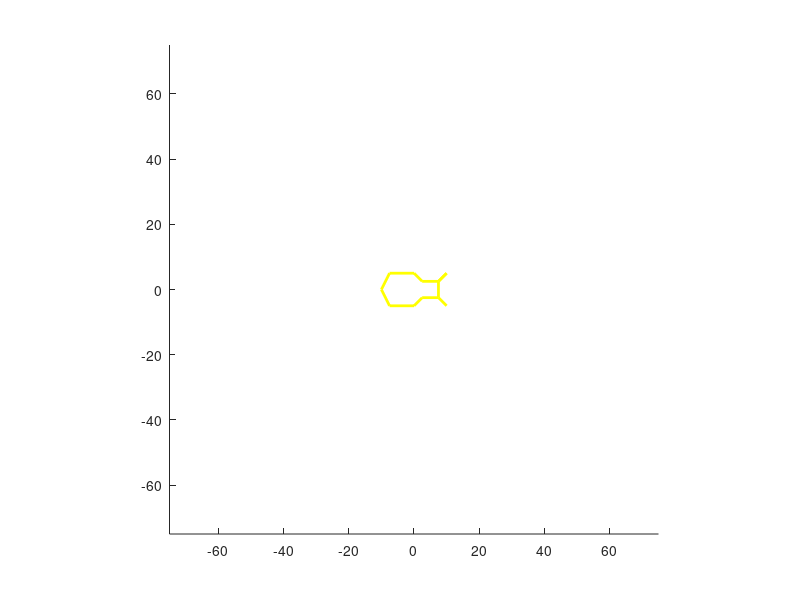

Write MATLAB code to recreate this figure. (Note: this script raises an error after producing the figure.)
function movebug7
clear
clf
close all

global new_verts fverts
x=0;
y=0;

arena_size=75; %bigger arena makes things more interesting.
draw_robot() % show robot for the first time (no arguments)
axis([-arena_size arena_size -arena_size arena_size]);  % create dummy arena
set(gca,'color','k');
axis square
set(gca,'Visible','on');

t = 0;
DT=.1;
tstop = 200;
tvec = t:DT:tstop;

tgt = [150*rand(1,2)-[75. 75.]]; %food target location

%Make Food
f_center = tgt;
f_width = 5;
food = rectangle('Position',[f_center(1)-f_width(1)/2,f_center(2)-f_width(1)/2,f_width(1),f_width(1)],'Curvature',[0.5,0.5],'EdgeColor','w');
set(food,'Position',[f_center(1)-f_width(1)/2,f_center(2)-f_width(1)/2,f_width(1),f_width(1)],'Curvature',[0.5,0.5]);

heading_angle=0;



xR = 10;   % Identify the X and Y coordinate of the R and L sensor from the
          % robot description
yR = -5;
xL = 10;
yL = 5;

% Compute the magnitude of the sensor info
%    
l = 700; % nm; test
colorAll = color_sense(l); % single sensor; senses one value 
colorAll 

sensorL = sqrt((xL - f_center(1)).^2 + (yL - f_center(2)).^2);
sensorR = sqrt((xR - f_center(1)).^2 + (yR - f_center(2)).^2);
draw_robot(x,y, heading_angle);

for k=1:length(tvec) 
    
    [motorL, motorR] = brain(sensorL, sensorR, colorAll);

    vel_left = motorL / 10;   % relate the left and right velocities to motor
                                % outputs
    vel_right = motorR / 10;
    
    heading_angle = heading_angle + atan(((vel_right - vel_left)) / 10); % update heading angle and x,y location of robot
    
    x = x + (vel_left + vel_right)./2 * DT * cos(heading_angle); %change x direction
    y = y + (vel_left + vel_right)./2 * DT * sin(heading_angle); %change y direction

% Compute the magnitude of the sensor info 
    sensorL = sqrt((xL - f_center(1)).^2 + (yL - f_center(2)).^2);
    sensorR = sqrt((xR - f_center(1)).^2 + (yR - f_center(2)).^2);

    if x>arena_size % have arena wrap on itself
        x=-arena_size;
    end
    if y>arena_size
        y=-arena_size;
    end
    if x<-arena_size
        x=arena_size;
    end
    if y<-arena_size
        y=arena_size;
    end
 
    % heading_angle = pi/2;
    draw_robot(x,y, heading_angle);
    drawnow
    
    xR = new_verts(1);   % Identify the X and Y coordinate of the R and L sensor from the
    %         robot description
    yR = new_verts(14);
    xL = new_verts(11);
    yL = new_verts(24);
    
    DL = sqrt((x - f_center(1)).^2 + (y - f_center(2)).^2);
    
    if DL < 10
        tgt = [150*rand(1,2)-[75. 75.]];
        f_center = tgt;
        set(food,'Position',[f_center(1)-f_width(1)/2,f_center(2)-f_width(1)/2,f_width(1),f_width(1)],'Curvature',[0.5,0.5]);
    end
end



function draw_robot(x,y,heading_angle)
persistent nverts npts verts linewidth color hrobot
global new_verts fverts 

%persistent variables are local to the function but kept in memory for the
%next function call


if(nargin < 3)
    % initialize
    [verts linewidth color] = robot_coords;
    fverts=verts;
    nverts = size(verts,1);
    npts = size(verts, 2);
    figure(1);
    hold on;
    % Show the robot's current location
    for i=1:nverts
        hrobot(i) = plot(verts(i,1:(npts/2)), verts(i,(npts/2+1):npts),'color',color(i,:),'linewidth',linewidth(i));
    end
    
else
    % redraw the robot in the new configuration
    tmp_verts = verts;
    
    % adjust heading - rotate the entire robot
    cosa = cos(heading_angle);
    sina = sin(heading_angle);
    new_verts(:,1:(npts/2)) =  x + cosa * tmp_verts(:,1:(npts/2)) - sina * tmp_verts(:,(npts/2+1):npts);
    new_verts(:,(npts/2+1):npts) =  y + sina * tmp_verts(:,1:(npts/2)) + cosa * tmp_verts(:,(npts/2+1):npts);
    
    figure(1);
    hold on
    for i=1:nverts
        set(hrobot(i),'xdata',new_verts(i,1:(npts/2)),'ydata',new_verts(i,(npts/2+1):npts));
    end
    

   
end
%--------------------------------------------------------------------------
% end of draw_robot
%--------------------------------------------------------------------------

%--------------------------------------------------------------------------
% robot_coords
%--------------------------------------------------------------------------
function [verts, width, color] = robot_coords

height=10;
width=5;

% the first set of coordinates are for x, the next set are for y.  All
% hard-coded in current iteration..

c=1;

  
xc=[10. 7.5   2.5  0. -7.5 -10 -7.5 0. 2.5 7.5 10. 7.5 7.5];
yc=[-5.  -2.5 -2.5 -5. -5. 0 5. 5. 2.5 2.5  5.   2.5 -2.5];

verts(c, :) = [xc'; yc'];



width(c) = 2; color(c,:) = [1 1 0]; c=c+1;
%--------------------------------------------------------------------------
% end of robot_coords
%--------------------------------------------------------------------------      
function output = color_sense(lambda)
    global tune_l
    n1 = f(lambda, tune_l(1)); 
    n2 = f(lambda, tune_l(2)); 
    n3 = f(lambda, tune_l(3)); 
    n4 = f(lambda, tune_l(4)); 
    output = color_net([n1; n2; n3; n4;]); 
    
function [motorL, motorR] = brain(sensorL, sensorR, colorAll)
  color_names = {'Violet', 'Blue', 'Green', 'Yellow', 'Orange', 'Red'}; % Categories, for reference
  thresh = 0.5; % threshold for detection
  
  % COWARD (uncomment for action); % coward if it detects red
  if(colorAll(6)>thresh)
   motorL = 250 - sensorL; 
   motorR = 250 - sensorR; 
   return
  end
  
  % AGGRESSOR
  motorL = 250 - sensorR;   % compute a relationship of sensor input to motor output
  motorR = 250 - sensorL;
  

 